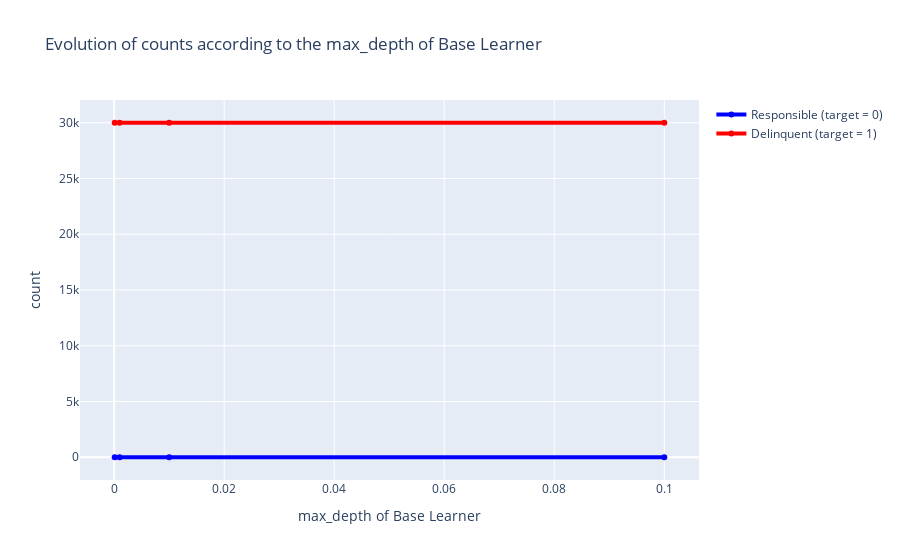

Source (notebook cell):
### Code cell
import plotly.graph_objs as go
from plotly.offline import download_plotlyjs, init_notebook_mode, plot, iplot

trace1 = go.Scatter(
        x=df_collector_lr.lr,
        y=df_collector_lr.count_zero,
        name="Responsible (target = 0)",
        line=dict(color="blue", width=4),
    )

trace2 = go.Scatter(
        x=df_collector_lr.lr,
        y=df_collector_lr.count_one,
        name="Delinquent (target = 1)",
        line=dict(color="red", width=4),
    )
data = [trace1, trace2]

# Edit the layout
layout = dict(
        title=f"Evolution of counts according to the max_depth of Base Learner",
        xaxis=dict(title="max_depth of Base Learner"),
        yaxis=dict(title=f"count"),
)

fig = dict(data=data, layout=layout)
iplot(fig)

### Figure 1 — Plotly figure (JSON) as saved in the notebook; plotly's stock layout.template omitted (floating-point values rounded to 4 significant figures)
{"data": [{"line": {"color": "blue", "width": 4}, "name": "Responsible (target = 0)", "type": "scatter", "x": [0.1, 0.01, 0.001, 0.0001], "y": [0, 0, 0, 0]}, {"line": {"color": "red", "width": 4}, "name": "Delinquent (target = 1)", "type": "scatter", "x": [0.1, 0.01, 0.001, 0.0001], "y": [30000, 30000, 30000, 30000]}], "layout": {"title": {"text": "Evolution of counts according to the max_depth of Base Learner"}, "xaxis": {"title": {"text": "max_depth of Base Learner"}}, "yaxis": {"title": {"text": "count"}}}}
